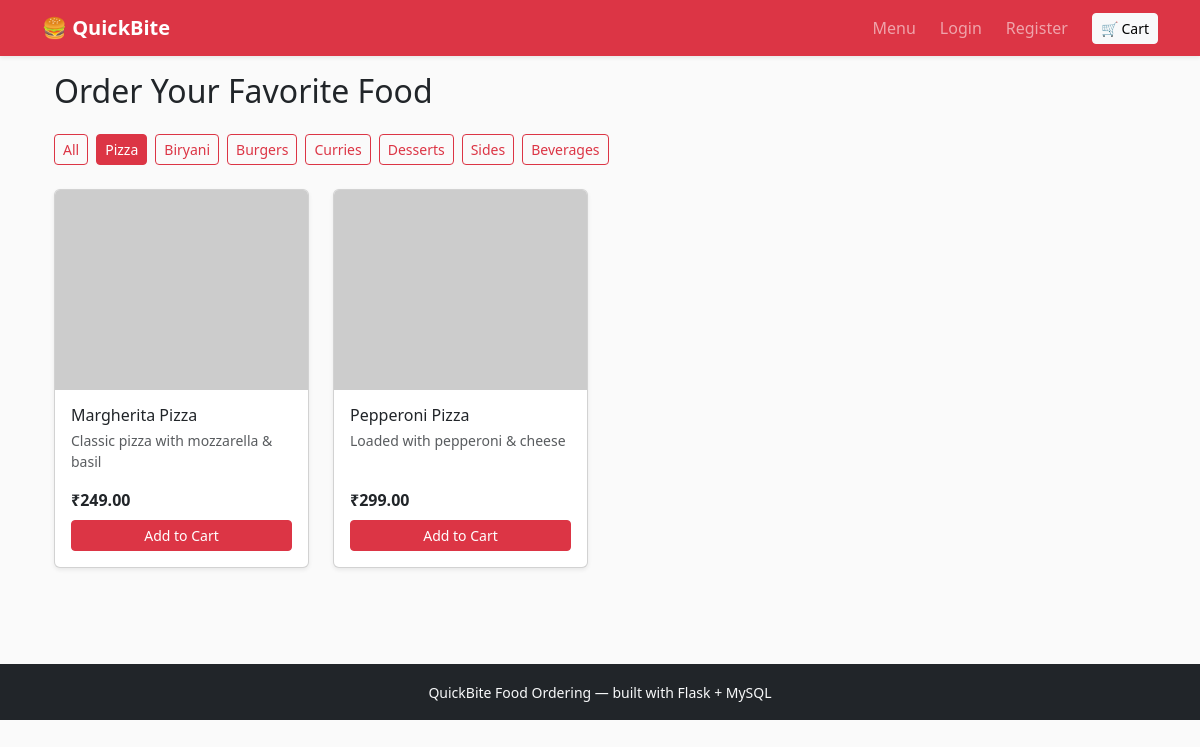
The app's page /?category=Pizza with its own data.
### models.py (models this page shows)
class FoodItem(db.Model):
    id = db.Column(db.Integer, primary_key=True)
    name = db.Column(db.String(100), nullable=False)
    description = db.Column(db.Text)
    price = db.Column(db.Float, nullable=False)
    category = db.Column(db.String(50))          # e.g. Pizza, Biryani, Dessert
    image_url = db.Column(db.String(300))
    is_available = db.Column(db.Boolean, default=True)
    created_at = db.Column(db.DateTime, default=datetime.utcnow)
    order_items = db.relationship("OrderItem", backref="food_item", lazy=True)

### app.py (the view)
@app.route("/")
def index():
    category = request.args.get("category")
    query = FoodItem.query.filter_by(is_available=True)
    if category:
        query = query.filter_by(category=category)
    foods = query.order_by(FoodItem.category, FoodItem.name).all()
    categories = [
        c[0] for c in db.session.query(FoodItem.category).distinct().all() if c[0]
    ]
    cart_count = sum(get_cart().values())
    return render_template(
        "index.html", foods=foods, categories=categories,
        selected_category=category, cart_count=cart_count
    )

### app.py (called while the page is built)
def get_cart():
    return session.setdefault("cart", {})

### templates/index.html (shortened to what this page needs)
{% extends "base.html" %}
{% block content %}
<div class="container">
    <h2 class="mt-3 mb-4">Order Your Favorite Food</h2>
    <div class="mb-4 d-flex flex-wrap gap-2">
        <a href="{{ url_for('index') }}"
           class="btn btn-sm {{ 'btn-danger' if not selected_category else 'btn-outline-danger' }}">
            All
        </a>
        {% for c in categories %}
        <a href="{{ url_for('index', category=c) }}"
           class="btn btn-sm {{ 'btn-danger' if selected_category == c else 'btn-outline-danger' }}">
            {{ c }}
        </a>
        {% endfor %}
    </div>
    <div class="row g-4">
        {% for food in foods %}
        <div class="col-6 col-md-4 col-lg-3">
            <div class="card h-100 shadow-sm food-card">
                <img
                    src="{{ food.image_url }}"
                    class="card-img-top"
                    alt="{{ food.name }}"
                    style="width: 100%; height: 200px; object-fit: cover;"
                    onerror="this.onerror=null; this.src='https://placehold.co/600x400?text=No+Image';"
                >
                <div class="card-body d-flex flex-column">
                    <h6 class="card-title mb-1">
                        {{ food.name }}
                    </h6>
                    <p class="card-text text-muted small flex-grow-1">
                        {{ food.description }}
                    </p>
                    <p class="fw-bold mb-2">
                        ₹{{ "%.2f"|format(food.price) }}
                    </p>
                    <form method="POST"
                          action="{{ url_for('add_to_cart', food_id=food.id) }}">
                        <button type="submit"
                                class="btn btn-danger btn-sm w-100">
                            Add to Cart
                        </button>
                    </form>
                </div>
            </div>
        </div>
        {% else %}
        <div class="col-12">
            <p class="text-muted">
                No food items available right now. Check back soon!
            </p>
        </div>
        {% endfor %}
    </div>
</div>
{% endblock %}

### static/css/style.css (style rules this page uses)
body { background-color: #fafafa; }
.food-card img { height: 160px; object-fit: cover; }
.food-card { transition: transform 0.15s ease, box-shadow 0.15s ease; }

### records on screen
FoodItem: name "Margherita Pizza", description "Classic pizza with mozzarella & basil", price "249.00"
FoodItem: name "Pepperoni Pizza", description "Loaded with pepperoni & cheese", price "299.00"

### other values on screen
{{ c }} "Pizza" "Biryani" "Burgers" "Curries" "Desserts" "Sides" "Beverages"
